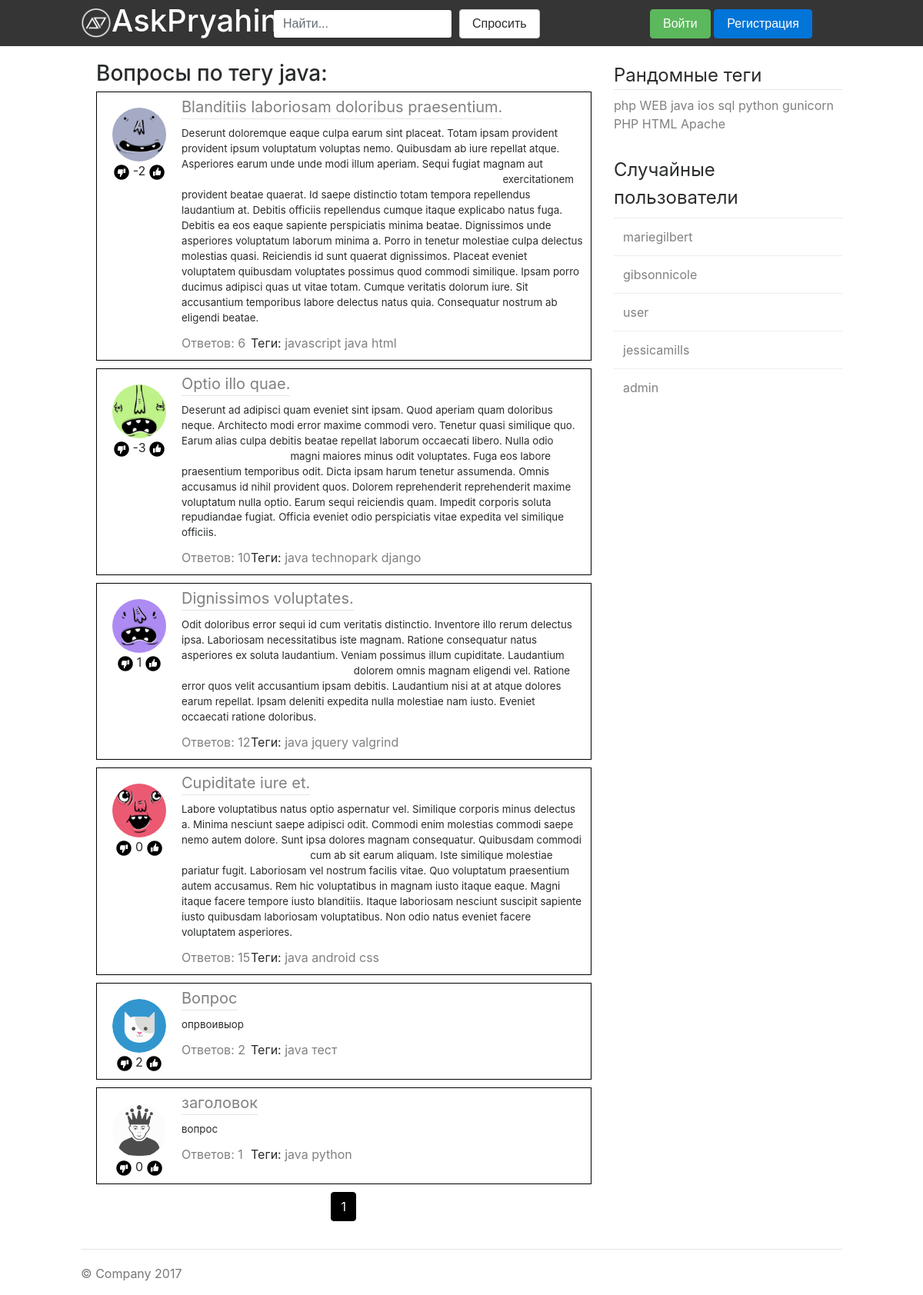
Page /tag/java on the committed database.
### askapp/models.py (models this page shows, shortened)
class Tag(models.Model):
    class Meta:
        verbose_name = u'Тег'
        verbose_name_plural = u'Теги'
    text = models.CharField(max_length=15, verbose_name='Tag')
    def __str__(self):
        return self.text

class Question(models.Model):
    class Meta:
        verbose_name = u'Вопрос'
        verbose_name_plural = u'Вопросы'
    author =  models.ForeignKey(User, verbose_name=u'Пользователь')
    title = models.CharField(max_length = 100, verbose_name=u'Заголовок')
    text = models.TextField(verbose_name=u'Текст')
    rating = models.IntegerField(default = 0, verbose_name=u'Рейтинг')
    count_answers = models.IntegerField(default = 0, verbose_name=u'Количество ответов')
    tags = models.ManyToManyField(Tag, verbose_name=u'Тег')
    isVote = models.BooleanField(default = True, verbose_name=u'Голосование')
    date = models.DateTimeField(default = timezone.now, verbose_name=u'Дата создания')
    objects = QuestionManager()

class Profile(models.Model):
    class Meta:
        verbose_name=u'Профиль'
        verbose_name_plural=u'Профили'
    user = models.OneToOneField(User, verbose_name=u'Пользователь')
    avatar = models.ImageField(upload_to='avatars')
    objects = ProfileManager()

### askapp/views.py (the view)
# urls.py: url(r'^tag/(?P<tag>\S+)/?$', views.questions_by_tag, name='questions_by_tag'),
def questions_by_tag(request, tag, page='1'):
    tag_questions = Question.objects.byTag(tag)
    questions = pagination(request, tag_questions, 20, page)
    questions.paginator.baseurl = "/tag/" + tag + "/"
    likes = getQuestionListLikes(questions, request.user)
    return render(request, 'question_by_tag.html', {'tag': tag, 'questions': questions, 'tags': randomTags(Tag), 'users': randomUsers(User), 'likes':likes[0], 'dislikes':likes[1]})

### askapp/func.py (called while the page is built)
def pagination(request, data, count, page):
    paginator = Paginator(data, count)
    get = request.GET.get('page')
    if get:
        page = int(get)
    try:
        paginator_datas_list = paginator.page(int(page))
    except PageNotAnInteger:
        data_list = paginator.page(1)
    except EmptyPage:
        paginator_datas_list = paginator.page(paginator.num_pages)
    return paginator_datas_list

def randomTags(Tag):
    tags = []
    for i in range(Tag.objects.count()):
        tags.append(str(Tag.objects.get(id=i + 1)))
    np.random.shuffle(tags)
    return tags[:10]

def randomUsers(User):
    users = []
    for i in range(User.objects.count()):
        users.append(str(User.objects.get(id=i + 1)))
    np.random.shuffle(users)
    return users[:5]

def getQuestionListLikes(questions, User):
    likes = []
    dislikes = []
    for question in questions:
        try:
            query = QuestionLike.objects.get(question=question, author=User)
        except:
            query = None
        if query is not None:
            if query.rating == 1:
                likes.append(question.id)
            else:
                dislikes.append(question.id)
    result = [likes, dislikes]
    return result

### askapp/models.py (called while the page is built)
    def byTag(self, input_tag):
        return self.filter(tags__text__iexact = input_tag)

### templates/question_by_tag.html (shortened to what this page needs)
{% extends "base.html"%}
{% block content %}
{% load static %}
<h3>Вопросы по тегу {{ tag }}:</h3>
{% for question in questions %}
            <div class="question">
               <div class="question-avatar">
                  <a href="/user/{{question.author.username}}"><img src="{{ question.author.profile.avatar.url }}" class="rounded-circle question-avatar-img"></a>
               </div>
               <div class="question-like">
                  <a class="likebutton" value="-1" qid="{{ question.id }}" id="btndislike{{ question.id }}"><span class="like-img {% if question.id in dislikes %}is{% endif %}dislikebtn"/></a>
                  <span id="qRating{{ question.id }}">{{ question.rating }}</span>
                  <a class="likebutton" value="1" qid="{{ question.id }}" id="btnlike{{ question.id }}"><span class="like-img {% if question.id in likes %}is{% endif %}likebtn"></a>
               </div>
               <div class="question-title bot">
                  <a href="{% url 'question' question.id %}">{{ question.title }}</a>
               </div>
               <div class="question-preview">{{ question.text }}</div>
               <div class="question-answers"><a href="{% url 'question' question.id %}">Ответов: {{ question.count_answers }}</a></div>
               <div class="question-tags">Теги:
               {% for tag in question.tags.all %}
                  <a href="{% url 'questions_by_tag' tag %}"> {{ tag }} </a>
               {% endfor %}
               </div>
               <div class="clearfix"></div>
            </div>
{% endfor %}
{% include "paginator.html" %}
{% endblock %}

### templates/base.html (shortened to what this page needs)
{% load static %}
<!DOCTYPE html>
<html>
   <head>
      <link rel="stylesheet" type="text/css" href="{% static 'bootstrap-4.0.0-alpha.6-dist/css/bootstrap.min.css' %}">
      <link rel="stylesheet" type="text/css" href="{% static 'css/style.css' %}" />
   </head>
   <body>
      <div class="header">
         <div class="header-content">
         <div class="logo">
            <a href="{% url 'index' %}">
               <img src="{% static 'img/ap_logo.png' %}" class="logo-img d-inline-block">
               <h1 class="logo-title">AskPryahin</h1>
            </a>
         </div>
         <div class="search">
            <form class="form-inline" action="/search">
               <input type="text" class="form-control" name="q" placeholder="Найти...">
               &nbsp;&nbsp;<button type="button" class="btn btn-secondary" onClick='location.href="{% url 'ask' %}"'>Спросить</button>
            </form>
         </div>
         <div class="user">
         {% if request.user.is_authenticated %}
            <img src="{{ request.user.profile.avatar.url }}" class="rounded-circle header-avatar">
            <div class="user-block">
               <div class="user-name">{{ request.user.username }}</div>
               <div class="user-options">
                  <a href="{% url 'settings' %}">Настройки</a>
                  <a href="{% url 'logout' %}?continue={{ request.path }}">Выйти</a>
               </div>
            </div>
         {% else %}
            <div class="form-actions">
               <button type="submit" class="btn btn-success" onClick='location.href="{% url 'login' %}?continue={{ request.path }}"'>Войти</button>
               <button type="button" class="btn btn-primary" onClick='location.href="{% url 'signup' %}"'>Регистрация</button>
            </div>
         {% endif %}
         </div>
      </div>
      </div>
      <div class="content">
         <div class="left">
            {% block content %}{% endblock %}
         </div>
         <div class="right">
            <div class="tags">
               <fieldset>
                  <legend class="bot">Рандомные теги</legend>
                  {% for tag in tags %}
                     <a href="{% url 'questions_by_tag' tag %}">{{ tag }}</a>
                  {% endfor %}
               </fieldset>
            </div>
            <div class="best-members">
               <legend>Случайные пользователи</legend>
               <table class="table">
                  <tbody>
                  {% for user in users %}
                     <tr><td><a href="{% url 'questions_by_user' user %}">{{ user }}</a></td></tr>
                  {% endfor %}
                  </tbody>
               </table>
            </div>
         </div>
         <div class="clearfix"></div>
      </div>
      <div class="footer">
         <p>© Company 2017</p>
      </div>
   </body>
</html>

### templates/js/actions.html (shortened to what this page needs)
{% load static %}

### templates/paginator.html (shortened to what this page needs)
<ul class="pagination justify-content-center">
   {% for i in questions.paginator.page_range %}
      {% if i == questions.number %}
         <li class="page-item active"><a class="page-link" href="?page={{ i }}">{{ i }}</a></li>
      {% else %}
         <li class="page-item"><a class="page-link" href="?page={{ i }}">{{ i }}</a></li>
      {% endif %}
   {% endfor %}
</ul>

### static/css/style.css (style rules this page uses)
a { color: grey; }
button { cursor: pointer }
.header { background: #353535; width: 100%; height: 60px; min-width: 990px; }
.header-content { min-width: 990px; width: 70%; margin: auto; }
.logo { display: inline-block; vertical-align: middle; margin-top: 10px; color: White; }
.logo a { color: White; text-decoration: none; }
.logo-img { width: 40px; height: 40px; }
.logo-title { margin-top: -45px; margin-left: 40px; }
.search { margin-left: 250px; margin-top: -45px; }
.user { margin-left: calc(100% - 250px); margin-top: -38px; }
.bot { border-bottom: 1px solid #e5e5e5 }
.content, .footer { min-width: 990px; width: 70%; margin: auto; margin-top: 20px; }
.left { width: 65%; margin-left: 20px; float: left; }
.right { width: 30%; margin-left: auto; float: right; }
.best-members { margin-top: 30px; }
.footer { padding-top: 19px; color: #777; border-top: 1px solid #e5e5e5; }
.question { padding: 10px; padding-left: 0px; width: 100%; border: 1px solid #000; min-height: 125px; }
.question-avatar { height: 70px; width: 70px; margin: 10px 15px 0px 20px; }
.question-avatar-img { height: 100%; width: 100%; }
.question-like { width: 110px; margin-left: 0px; text-align: center; }
.like-img { width: 20px; height: 20px; }
.question { margin-bottom: 10px; }
.question-title { font-size: 15pt; margin-top: -110px; margin-left: 110px; float: left; }
.question-title a { text-decoration: none; }
.question-preview { font-size: 10pt; margin-left: 110px; margin-top: -70px; }
.question-answers { margin-top: 10px; margin-left: 110px; }
.question-tags { margin-left: 200px; margin-top: -24px; }
.page-link { color: #000; }
.page-item.active .page-link { color: #fff; background-color: #000; border-color:#000; }
.likebutton { cursor: pointer; }
.likebtn { vertical-align: bottom; content: url("../img/like.png"); }
.dislikebtn { vertical-align: bottom; content: url("../img/dislike.png") }

### rows in the picture
Tag: text "java", tags "java"
Question: author.profile.avatar (picture), rating "-2", title "Blanditiis laboriosam doloribus praesentium.", text "Deserunt doloremque eaque culpa earum sint placeat. Totam ipsam provident provident ipsum voluptatum voluptas nemo. Quibusdam ab iure repellat atque. Asperiores earum unde unde modi illum aperiam. Sequi fugiat magnam aut exercitationem provident beatae quaerat. Id saepe distinctio totam tempora repellendus laudantium at. Debitis officiis repellendus cumque itaque explicabo natus fuga. Debitis ea eos eaque sapiente perspiciatis minima beatae. Dignissimos unde asperiores voluptatum laborum minima a. Porro in tenetur molestiae culpa delectus molestias quasi. Reiciendis id sunt quaerat dignissimos. Placeat eveniet voluptatem quibusdam voluptates possimus quod commodi similique. Ipsam porro…", count_answers "6"
Tag: text "javascript"
Tag: text "html"
Question: author.profile.avatar (picture), rating "-3", title "Optio illo quae.", text "Deserunt ad adipisci quam eveniet sint ipsam. Quod aperiam quam doloribus neque. Architecto modi error maxime commodi vero. Tenetur quasi similique quo. Earum alias culpa debitis beatae repellat laborum occaecati libero. Nulla odio magni maiores minus odit voluptates. Fuga eos labore praesentium temporibus odit. Dicta ipsam harum tenetur assumenda. Omnis accusamus id nihil provident quos. Dolorem reprehenderit reprehenderit maxime voluptatum nulla optio. Earum sequi reiciendis quam. Impedit corporis soluta repudiandae fugiat. Officia eveniet odio perspiciatis vitae expedita vel similique officiis.", count_answers "10"
Tag: text "technopark"
Tag: text "django"
Question: author.profile.avatar (picture), rating "1", title "Dignissimos voluptates.", text "Odit doloribus error sequi id cum veritatis distinctio. Inventore illo rerum delectus ipsa. Laboriosam necessitatibus iste magnam. Ratione consequatur natus asperiores ex soluta laudantium. Veniam possimus illum cupiditate. Laudantium dolorem omnis magnam eligendi vel. Ratione error quos velit accusantium ipsam debitis. Laudantium nisi at at atque dolores earum repellat. Ipsam deleniti expedita nulla molestiae nam iusto. Eveniet occaecati ratione doloribus.", count_answers "12"
Tag: text "jquery"
Tag: text "valgrind"
Question: author.profile.avatar (picture), rating "0", title "Cupiditate iure et.", text "Labore voluptatibus natus optio aspernatur vel. Similique corporis minus delectus a. Minima nesciunt saepe adipisci odit. Commodi enim molestias commodi saepe nemo autem dolore. Sunt ipsa dolores magnam consequatur. Quibusdam commodi cum ab sit earum aliquam. Iste similique molestiae pariatur fugit. Laboriosam vel nostrum facilis vitae. Quo voluptatum praesentium autem accusamus. Rem hic voluptatibus in magnam iusto itaque eaque. Magni itaque facere tempore iusto blanditiis. Itaque laboriosam nesciunt suscipit sapiente iusto quibusdam laboriosam voluptatibus. Non odio natus eveniet facere voluptatem asperiores.", count_answers "15"
Tag: text "android"
Tag: text "css"
Question: author.profile.avatar (picture), rating "2", title "Вопрос", text "опрвоивыор", count_answers "2"
Tag: text "тест"
Question: author.profile.avatar (picture), rating "0", title "заголовок", text "вопрос", count_answers "1"
Tag: text "python", tags "python"
Tag: tags "php"
Tag: tags "WEB"
Tag: tags "ios"
Tag: tags "sql"
Tag: tags "gunicorn"
Tag: tags "PHP"
Tag: tags "HTML"
Tag: tags "Apache"

### other values in the picture
{{ i }} "1"
{{ user }} "mariegilbert" "gibsonnicole" "user" "jessicamills" "admin"
